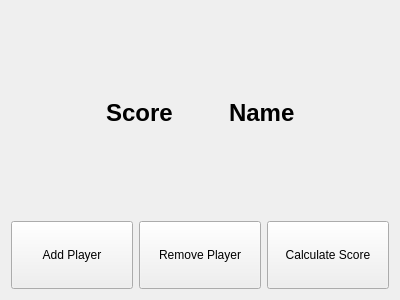
<?xml version="1.0" encoding="UTF-8"?>
<ui version="4.0">
 <class>MainWindow</class>
 <widget class="QMainWindow" name="MainWindow">
  <property name="geometry">
   <rect>
    <x>0</x>
    <y>0</y>
    <width>400</width>
    <height>300</height>
   </rect>
  </property>
  <property name="windowTitle">
   <string>MainWindow</string>
  </property>
  <widget class="QWidget" name="centralWidget">
   <layout class="QGridLayout" name="gridLayout">
    <item row="0" column="0">
     <layout class="QVBoxLayout" name="layout_top" stretch="3,1">
      <item>
       <layout class="QHBoxLayout" name="layout_border" stretch="1,2,1">
        <item>
         <layout class="QVBoxLayout" name="layout_buffer_2">
          <item>
           <spacer name="horizontalSpacer">
            <property name="orientation">
             <enum>Qt::Horizontal</enum>
            </property>
            <property name="sizeHint" stdset="0">
             <size>
              <width>40</width>
              <height>20</height>
             </size>
            </property>
           </spacer>
          </item>
         </layout>
        </item>
        <item>
         <layout class="QVBoxLayout" name="layout_entries">
          <item>
           <layout class="QHBoxLayout" name="horizontalLayout">
            <item>
             <widget class="QLabel" name="label_2">
              <property name="font">
               <font>
                <pointsize>18</pointsize>
                <weight>75</weight>
                <bold>true</bold>
               </font>
              </property>
              <property name="text">
               <string>Score</string>
              </property>
             </widget>
            </item>
            <item>
             <spacer name="horizontalSpacer_3">
              <property name="orientation">
               <enum>Qt::Horizontal</enum>
              </property>
              <property name="sizeHint" stdset="0">
               <size>
                <width>40</width>
                <height>20</height>
               </size>
              </property>
             </spacer>
            </item>
            <item>
             <widget class="QLabel" name="label">
              <property name="font">
               <font>
                <pointsize>18</pointsize>
                <weight>75</weight>
                <bold>true</bold>
               </font>
              </property>
              <property name="text">
               <string>Name</string>
              </property>
             </widget>
            </item>
           </layout>
          </item>
         </layout>
        </item>
        <item>
         <layout class="QVBoxLayout" name="layout_buffer">
          <item>
           <spacer name="horizontalSpacer_2">
            <property name="orientation">
             <enum>Qt::Horizontal</enum>
            </property>
            <property name="sizeHint" stdset="0">
             <size>
              <width>40</width>
              <height>20</height>
             </size>
            </property>
           </spacer>
          </item>
         </layout>
        </item>
       </layout>
      </item>
      <item>
       <layout class="QHBoxLayout" name="layout_buttons">
        <item>
         <widget class="QPushButton" name="button_addPlayer">
          <property name="sizePolicy">
           <sizepolicy hsizetype="Minimum" vsizetype="Expanding">
            <horstretch>0</horstretch>
            <verstretch>0</verstretch>
           </sizepolicy>
          </property>
          <property name="text">
           <string>Add Player</string>
          </property>
         </widget>
        </item>
        <item>
         <widget class="QPushButton" name="button_removePlayer">
          <property name="sizePolicy">
           <sizepolicy hsizetype="Minimum" vsizetype="Expanding">
            <horstretch>0</horstretch>
            <verstretch>0</verstretch>
           </sizepolicy>
          </property>
          <property name="text">
           <string>Remove Player</string>
          </property>
         </widget>
        </item>
        <item>
         <widget class="QPushButton" name="button_calcScore">
          <property name="sizePolicy">
           <sizepolicy hsizetype="Minimum" vsizetype="Expanding">
            <horstretch>0</horstretch>
            <verstretch>0</verstretch>
           </sizepolicy>
          </property>
          <property name="text">
           <string>Calculate Score</string>
          </property>
         </widget>
        </item>
       </layout>
      </item>
     </layout>
    </item>
   </layout>
  </widget>
 </widget>
 <layoutdefault spacing="6" margin="11"/>
 <resources/>
 <connections/>
</ui>
